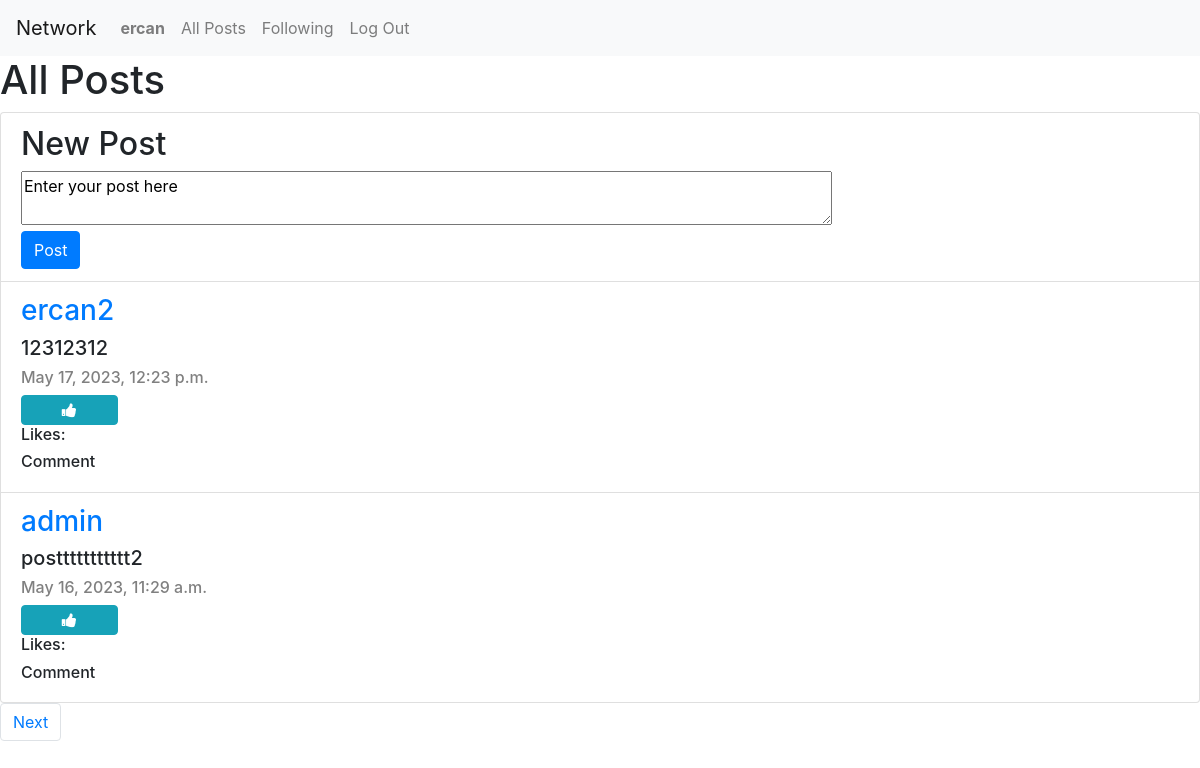
/ (signed in), run on the app's committed database.
### network/models.py (models this page shows, shortened)
class User(AbstractUser):
    pass

class Post(models.Model):
    author = models.ForeignKey(User, on_delete=models.CASCADE, related_name="user_posts")
    content = models.CharField(max_length=300)
    timestamp = models.DateTimeField(auto_now_add=True)

### network/views.py (the view)
# urls.py: path("", views.index, name="index"),
def index(request):
    all_posts = Post.objects.all().order_by('-timestamp')
    paginator = Paginator(all_posts, 2)
    page_number = request.GET.get("page")
    posts_for_page = paginator.get_page(page_number)
    user_liked_posts = []
    if request.user.is_authenticated:
        user_liked_posts = Post.objects.filter(post_likes__owner=request.user)
    return render(request, "network/index.html", {
        "all_posts": posts_for_page,
        "user_liked_posts": user_liked_posts
    })

### network/templates/network/index.html (shortened to what this page needs)
{% extends "network/layout.html" %}
{% block body %}
    <h1>All Posts</h1>
    <ul class="list-group">
        {% if user.is_authenticated %}
            <li class="list-group-item">
                <h2>New Post</h2>
                <form action="{% url 'new_post' %}" method="post">
                    <textarea name="content" style="width: 70%;">Enter your post here</textarea>
                    <button type="submit" class="btn btn-primary">Post</button>
                </form>
            </li>
        {% endif %}
        {% for post in all_posts %}
        <li class="list-group-item">
            <a href="{% url 'profile_page' username=post.author %}"><h3>{{ post.author }}</h3></a>
            <h5 id="post_content_{{post.id}}">{{ post.content }}</h5>
            <h6 style="color: gray;">{{ post.timestamp }}</h6>
            {% if user.is_authenticated %}
                {% if user == post.author %}
                    <button type="button" class="btn btn-primary" data-toggle="modal" data-target="#modal_id_{{post.id}}">Edit</button>
                    <div class="modal" id="modal_id_{{post.id}}" tabindex="-1" role="dialog">
                        <div class="modal-dialog" role="document">
                        <div class="modal-content">
                            <div class="modal-header">
                            <h5 class="modal-title">Edit Post</h5>
                            <button type="button" class="close" data-dismiss="modal" aria-label="Close">
                                <span aria-hidden="true">&times;</span>
                            </button>
                            </div>
                            <div class="modal-body">
                            <textarea id="text_area_{{post.id}}"class="form-control" style="width: 100%;" name="content_edit">{{ post.content }}</textarea>
                            </div>
                            <div class="modal-footer">
                            <button type="button" class="btn btn-primary" onclick="submit_edit_content({{post.id}})">Save changes</button>
                            {% csrf_token %}
                            <button type="button" class="btn btn-secondary" data-dismiss="modal">Close</button>
                            </div>
                        </div>
                        </div>
                    </div>
                {% else %}
                    {% if post in user_liked_posts %}
                    <button class="btn btn-info fa fa-thumbs-down col-1" onclick="unlike_post({{post.id}})" id="like_id_{{post.id}}"></button>
                    {% else %}
                    <button class="btn btn-info fa fa-thumbs-up col-1" onclick="like_post({{post.id}})" id="like_id_{{post.id}}"></button>
                    {% endif %}
                {% endif %}
            {% endif %}
            <h6>Likes:</h6>
            <h6>Comment</h6>
        </li>
        {% endfor %}
    </ul>
    <nav aria-label="Page navigation example">
        <ul class="pagination">
            {% if all_posts.has_next %}
            <li class="page-item"><a class="page-link" href="?page={{ all_posts.next_page_number }}">Next</a></li>
            {% endif %}
        </ul>
    </nav>
{% endblock %}

### network/templates/network/layout.html (shortened to what this page needs)
{% load static %}
<!DOCTYPE html>
<html lang="en">
    <head>
        <link rel="stylesheet" href="https://stackpath.bootstrapcdn.com/bootstrap/4.4.1/css/bootstrap.min.css">
        <link rel="stylesheet" href="https://cdnjs.cloudflare.com/ajax/libs/font-awesome/4.7.0/css/font-awesome.min.css">
        <link href="{% static 'network/styles.css' %}" rel="stylesheet">
    </head>
    <body>
        <nav class="navbar navbar-expand-lg navbar-light bg-light">
            <a class="navbar-brand" href="#">Network</a>
            <div>
              <ul class="navbar-nav mr-auto">
                {% if user.is_authenticated %}
                    <li class="nav-item">
                        <a class="nav-link" href="#"><strong>{{ user.username }}</strong></a>
                    </li>
                {% endif %}
                <li class="nav-item">
                  <a class="nav-link" href="{% url 'index' %}">All Posts</a>
                </li>
                {% if user.is_authenticated %}
                    <li class="nav-item">
                        <a class="nav-link" href="{% url 'following_page' %}">Following</a>
                    </li>
                    <li class="nav-item">
                        <a class="nav-link" href="{% url 'logout' %}">Log Out</a>
                    </li>
                {% endif %}
              </ul>
            </div>
          </nav>
        <div class="body">
            {% block body %}
            {% endblock %}
        </div>
    </body>
</html>

### data on the page
User: username "ercan"
Post: author "ercan2", content "12312312", timestamp "May 17, 2023, 12:23 p.m."
Post: author "admin", content "posttttttttttt2", timestamp "May 16, 2023, 11:29 a.m."
